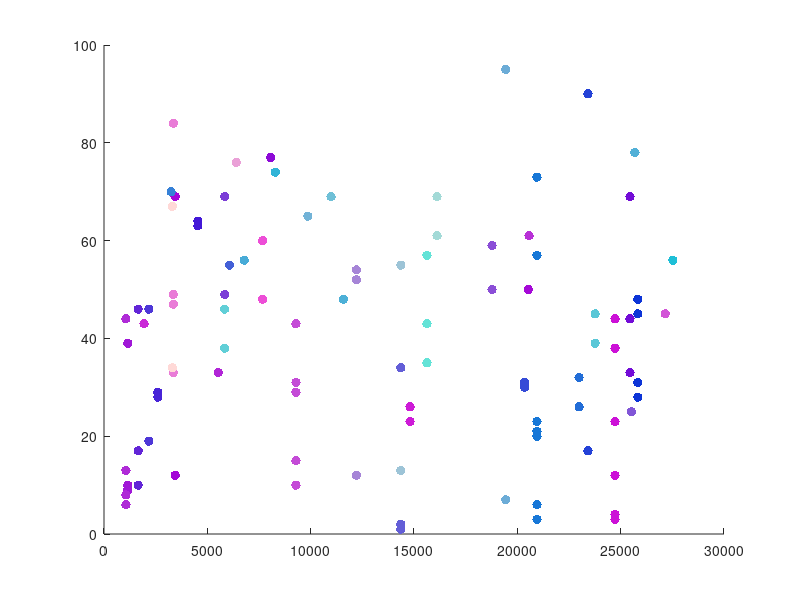

This figure's MATLAB source:
%% Checking the household structure

clear;

%% ------------------- PART 1
load('hs_and_age')
% Total number of households without RH and hospitals
% ****** Change this according to your data
ntot = 22920;

% ------ Comment out from here when running other parts 
% Accidental in the retirement homes
% ****** Each row corresponds to one retirement home, update given the
% number of retirement homes that are in your dataset; in both yours and
% this code the retirement homes appear first, this is taking advantage of
% it - first 5 rows are the retirement homes
% This test should end with an empty array for each home, it checks if
% there are (accidentally) any residents that are younger than 60 y.o.
ind=find(data(1,2:end)<60)
ind=find(data(2,2:end)<60)
ind=find(data(3,2:end)<60)
ind=find(data(4,2:end)<60)
ind=find(data(5,2:end)<60)
ind=find(data(6,2:end)<60)
ind=find(data(7,2:end)<60)
ind=find(data(8,2:end)<60)
ind=find(data(9,2:end)<60)
ind=find(data(10,2:end)<60)
ind=find(data(11,2:end)<60)
ind=find(data(12,2:end)<60)

% + 4 hospitals

% At least one adult in each household
% ****** Here 17 means 12 retirement homes + 4 hospital, starting with index
% 7 (counting from 1) the locations are actual households - adjust
% accordingly to your town - none of this should print empty
disp('Checking for presence of adults in households')
for i=17:size(data,1)
    temp = data(i,~isnan(data(i,:)));
    ind = find(temp(2:end)>=18);
    if (isempty(ind))
        disp(ind)
        disp(i)
    end
end

% Number of families
% Compare against (1-fr.couples no children)
% ****** You need to use your Census data to change
% fr_cno_ch (fraction couples no childer) and fr_f (fraction families)
% as well as the index (best make that index a
% variable, this was all really rushed)
num_fam = 0;
fr_cno_ch = 0.52;
fr_f = 0.57;
for i=17:size(data,1)
    temp = data(i,~isnan(data(i,:)));
    ind = find(temp(2:end)<18);
    if (~isempty(ind))
        num_fam = num_fam + 1;
    end
end
disp('Expected families with children')
disp((1-fr_cno_ch))
disp('Actual')
disp(num_fam/(fr_f*ntot))

% Fraction of single parent families
% ****** Same - index again, but also single parent household fraction
% (ac_sp) 
num_sp = 0;
ac_sp = 0.25;
for i=17:size(data,1)
    temp = data(i,~isnan(data(i,:)));
    ind = find(temp(2:end)<18);
    indp = find(temp(2:end)>=18 & temp(2:end)<=60);
    if (~isempty(ind) & size(indp,2) == 1)
        num_sp = num_sp + 1;
    end
end
disp('Expected single parent families')
disp(ac_sp)
disp('Actual')
disp(num_sp/(fr_f*ntot))

% Households with a person 60+
% ****** Change this according to your data on fraction of households with
% a 60+ person (ac_60hs) + update the index
num_hs60 = 0;
ac_60hs = 0.378;
for i=17:size(data,1)
    temp = data(i,~isnan(data(i,:)));
    indp = find(temp(2:end)>=60);
    if (~isempty(indp))
        num_hs60 = num_hs60 + 1;
    end
end
disp('Expected % households with a person 60+')
disp(ac_60hs)
disp('Actual')
disp(num_hs60/ntot)

% Plot household age distribution
% ****** This is just visual, it shows ages in select households, check it
% out for anything weird (adjust the index)
clrB = [23/255, 119/255, 215/255];
for i=17:500:size(data,1)
    temp = data(i,~isnan(data(i,:)));
    scatter(temp(1)*ones(size(temp,2)-1,1),temp(2:end), 46, clrB, 'filled')
    hold on
    clrB = [rand(1), rand(1), 215/255];
end

%% ------------------- PART 2
% %% Work statistics
% 
% load('hs_and_work')
% 
% % Check if no agent in the retirement home or hospital patient works
% % ****** Change the limits of this loop - this needs to be the number of
% % retirement homes + number of hospitals; none of the residents/patients 
% % should be employed 
% for i=1:16
%     for j=2:length(data_work(i,:))
%         if strcmp(data_work(i,j), 'True')
%             disp('Agent in an RH or hospital patient is employed')
%             disp(i)
%             disp(j)
%         end
%     end
% end
% 
% % Compute fraction of households with at least one working agent
% % ****** Adjust index like before
% n_working_hs = 0;
% for i=17:size(data_work,1)
%     wflag = 0;
%     for j=2:length(data_work(i,:))
%         if strcmp(data_work(i,j), 'True')
%             wflag = 1;
%         end
%     end
%     if wflag
%        n_working_hs = n_working_hs + 1;
%        wflag = 0;
%     end
% end
% disp('Households with at least one working agent')
% n_working_hs/ntot
% 
% % Collect number of agents working in each household
% % ****** Adjust index like before
% for i=17:size(data_work,1)
%     n_work_hs(i-16) = 0;
%     for j=2:length(data_work(i,:))
%         if strcmp(data_work(i,j), 'True')
%             n_work_hs(i-16) = n_work_hs(i-16) + 1; 
%         end
%     end
% end
% 
% % Then find and plot occurences of each number
% n_uq = unique(n_work_hs);
% prct_uq = zeros(size(n_uq));
% for i=1:length(n_uq)
%     ind = find(n_work_hs == n_uq(i));
%     prct_uq(i) = length(ind)/length(n_work_hs)*100;
% end
% pie(prct_uq)
% 
% % Collect number of agents working in each family
% n_work_hs = zeros(size(data_work_fam,1),1);
% for i=1:size(data_work_fam,1)
%     n_work_hs(i) = 0;
%     for j=2:length(data_work_fam(i,:))
%         if strcmp(data_work_fam(i,j), 'True')
%             n_work_hs(i) = n_work_hs(i) + 1; 
%         end
%     end
% end
% 
% % Then find and plot occurences of each number
% n_uq = unique(n_work_hs);
% prct_uq = zeros(size(n_uq));
% for i=1:length(n_uq)
%     ind = find(n_work_hs == n_uq(i));
%     prct_uq(i) = length(ind)/length(n_work_hs)*100;
% end
% prct_adjusted = [prct_uq(1), prct_uq(2), sum(prct_uq(3:end))]
% pie(prct_adjusted)

%% ------------------- PART 3

%% Workplace IDs
% load('house_work_IDs')
% % Number of households where all members work at the same place
% % -1 is hospital, 0 is no workID
% n_same_work = 0;
% for i=1:size(hswIDs,1)
%     temp = hswIDs(i,~isnan(hswIDs(i,:)));
%     non_zero = size(find(temp(2:end)>0 | temp(2:end)==-1),1);
%     n_uq = unique(temp(2:end));
%     if non_zero == (n_uq - 1)
%         n_same_work = n_same_work + 1;
%     end
% end
% disp('Fraction working at the same workplace')
% n_same_work/size(hswIDs,1)

%% ------------------- PART 4

%% School attendance 
% load('hs_school')

% % Check if no retirement home or hospital patients are attending
% % % ****** Adjust max index to RH + hospitals
% for i=1:6
%     for j=2:length(schools(i,:))
%         if strcmp(schools(i,j), 'True')
%             disp('Agent in an RH or hospital patient attends school')
%             disp(i)
%             disp(j)
%         end
%     end
% end
% 






